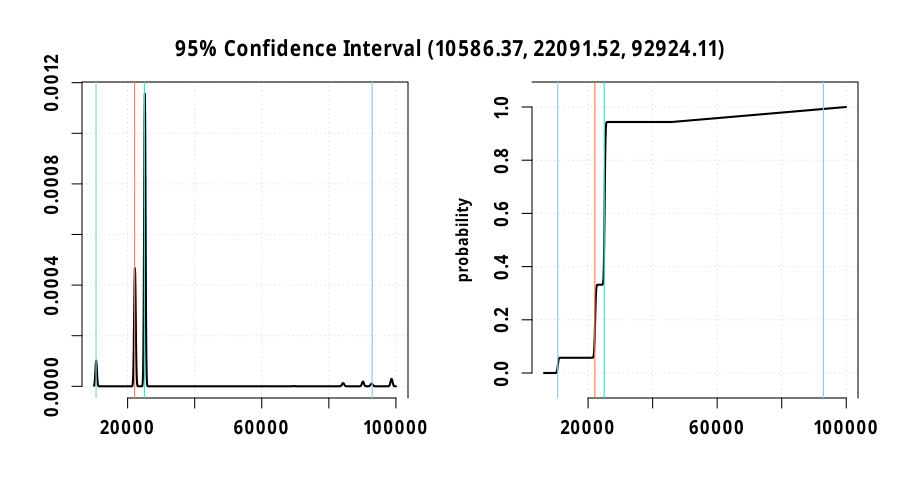

Reproduce this figure in R.
rm(list = ls(all.names = TRUE)) #will clear all objects includes hidden objects.
# load libraries
options("StartupBanner" = "off")
options(scipen = 999)
options(expressions = 500000) #increase the limit on the number of nested expressions that will be evaluated
library("distr")
library("distrEx")
library("rlang") # required for environment functions
library(llvm)
distroptions("WarningArith" = FALSE)
set.seed(100)

# max loop number(less than or equal to)
max_loop <- 100000
restore.energy <- distr::Norm(11024.3, 30) # nj
restore.timing <- distr::Norm(8409.47, 0.01) # us


block.entry <- env(
  name = "entry",
  preds = list(),
  succs = list("if.then", "if.else"),
  energy = "E(classify, entry)",
  timing = "T(classify, entry)",
  insts = list(
    list("sym$\"data.addr\" <- alloca(\"i16\")", "nop", "E(alloca)", "T(alloca)"),
    list("sym$\"result\" <- alloca(\"i16\")", "nop", "E(alloca)", "T(alloca)"),
    list("store(sym$\"data\", sym$\"data.addr\")", "nop", "E(store)", "T(store)"),
    list("store(-1, sym$\"result\")", "nop", "E(store)", "T(store)"),
    list("sym$\"0\" <- load(sym$\"data.addr\")", "nop", "E(load)", "T(load)"),
    list("sym$\"cmp\" <- icmp(slt, sym$\"0\", 21)", "nop", "E(icmp)", "T(icmp)"),
    list("br(if.then, if.else, sym$\"cmp\")", "{if (is(sym$\"0\", \"Distribution\")) sym$\"0\" <- add(sym$\"cmp\", 21)};store(sym$\"0\", sym$\"data.addr\"); ", "E(br)", "T(br)")))

block.if.then <- env(
  name = "if.then",
  preds = list("entry"),
  succs = list("checkpoint.1"),
  energy = "E(classify, if.then)",
  timing = "T(classify, if.then)",
  insts = list(
    list("if(entry) {sym$\"cmp\" <- sym$\"cmp.true\"; {if (is(sym$\"0\", \"Distribution\")) sym$\"0\" <- add(sym$\"cmp\", 21)};store(sym$\"0\", sym$\"data.addr\"); };", "nop", "0", "0"),
    list("sym$\"1\" <- load(sym$\"data.addr\")", "nop", "E(load)", "T(load)"),
    list("store(1, sym$\"result\")", "nop", "E(store)", "T(store)"),
    list("br(checkpoint.1)", "nop", "E(br)", "T(br)")))

block.checkpoint.1 <- env(
  name = "checkpoint.1",
  preds = list("if.then"),
  succs = list("if.end4"),
  energy = "E(classify, checkpoint.1)",
  timing = "T(classify, checkpoint.1)",
  insts = list(
    list("checkpoint()", "nop", "E(call) + distr::Norm(14560, 20)", "T(call) + distr::Norm(8517.05, 0.01)"),
    list("br(if.end4)", "nop", "E(br)", "T(br)")))

block.if.else <- env(
  name = "if.else",
  preds = list("entry"),
  succs = list("if.then2", "if.else3"),
  energy = "E(classify, if.else)",
  timing = "T(classify, if.else)",
  insts = list(
    list("if(entry) {sym$\"cmp\" <- sym$\"cmp.false\"; {if (is(sym$\"0\", \"Distribution\")) sym$\"0\" <- add(sym$\"cmp\", 21)};store(sym$\"0\", sym$\"data.addr\"); };", "nop", "0", "0"),
    list("sym$\"2\" <- load(sym$\"data.addr\")", "nop", "E(load)", "T(load)"),
    list("sym$\"cmp1\" <- icmp(sgt, sym$\"2\", 27)", "nop", "E(icmp)", "T(icmp)"),
    list("br(if.then2, if.else3, sym$\"cmp1\")", "{if (is(sym$\"2\", \"Distribution\")) sym$\"2\" <- add(sym$\"cmp1\", 27)};store(sym$\"2\", sym$\"data.addr\"); ", "E(br)", "T(br)")))

block.if.then2 <- env(
  name = "if.then2",
  preds = list("if.else"),
  succs = list("checkpoint.2"),
  energy = "E(classify, if.then2)",
  timing = "T(classify, if.then2)",
  insts = list(
    list("if(if.else) {sym$\"cmp1\" <- sym$\"cmp1.true\"; {if (is(sym$\"2\", \"Distribution\")) sym$\"2\" <- add(sym$\"cmp1\", 27)};store(sym$\"2\", sym$\"data.addr\"); };", "nop", "0", "0"),
    list("store(0, sym$\"result\")", "nop", "E(store)", "T(store)"),
    list("br(checkpoint.2)", "nop", "E(br)", "T(br)")))

block.checkpoint.2 <- env(
  name = "checkpoint.2",
  preds = list("if.then2"),
  succs = list("if.end"),
  energy = "E(classify, checkpoint.2)",
  timing = "T(classify, checkpoint.2)",
  insts = list(
    list("checkpoint()", "nop", "E(call) + distr::Norm(14560, 20)", "T(call) + distr::Norm(8517.05, 0.01)"),
    list("br(if.end)", "nop", "E(br)", "T(br)")))

block.if.else3 <- env(
  name = "if.else3",
  preds = list("if.else"),
  succs = list("if.end"),
  energy = "E(classify, if.else3)",
  timing = "T(classify, if.else3)",
  insts = list(
    list("if(if.else) {sym$\"cmp1\" <- sym$\"cmp1.false\"; {if (is(sym$\"2\", \"Distribution\")) sym$\"2\" <- add(sym$\"cmp1\", 27)};store(sym$\"2\", sym$\"data.addr\"); };", "nop", "0", "0"),
    list("br(if.end)", "nop", "E(br)", "T(br)")))

block.if.end <- env(
  name = "if.end",
  preds = list("if.else3", "checkpoint.2"),
  succs = list("if.end4"),
  energy = "E(classify, if.end)",
  timing = "T(classify, if.end)",
  insts = list(
    list("br(if.end4)", "nop", "E(br)", "T(br)")))

block.if.end4 <- env(
  name = "if.end4",
  preds = list("if.end", "checkpoint.1"),
  succs = list(),
  energy = "E(classify, if.end4)",
  timing = "T(classify, if.end4)",
  insts = list(
    list("sym$\"3\" <- load(sym$\"result\")", "nop", "E(load)", "T(load)"),
    list("path.return <<- c(path.return, ret(sym$\"3\")); if.end4 <- TRUE; if.end <- FALSE; checkpoint.1 <- FALSE", "nop", "E(ret)", "T(ret)")))

preds <- list(list(), list(block.entry), list(block.if.then), list(block.entry), list(block.if.else), list(block.if.then2), list(block.if.else), list(block.if.else3, block.checkpoint.2), list(block.if.end, block.checkpoint.1))
names(preds) <- c(block.entry$name, block.if.then$name, block.checkpoint.1$name, block.if.else$name, block.if.then2$name, block.checkpoint.2$name, block.if.else3$name, block.if.end$name, block.if.end4$name)

succs <- list(list(block.if.then, block.if.else), list(block.checkpoint.1), list(block.if.end4), list(block.if.then2, block.if.else3), list(block.checkpoint.2), list(block.if.end), list(block.if.end), list(block.if.end4), list())
names(succs) <- c(block.entry$name, block.if.then$name, block.checkpoint.1$name, block.if.else$name, block.if.then2$name, block.checkpoint.2$name, block.if.else3$name, block.if.end$name, block.if.end4$name)

edge_global <- as.list(rep(0, 10))
edge_local <- as.list(rep(0, 10))
edge_visited <- as.list(rep(0, 10))
names(edge_global) <- c("entry#if.then", "entry#if.else", "if.then#checkpoint.1", "checkpoint.1#if.end4", "if.else#if.then2", "if.else#if.else3", "if.then2#checkpoint.2", "checkpoint.2#if.end", "if.else3#if.end", "if.end#if.end4")
names(edge_local) <- c("entry#if.then", "entry#if.else", "if.then#checkpoint.1", "checkpoint.1#if.end4", "if.else#if.then2", "if.else#if.else3", "if.then2#checkpoint.2", "checkpoint.2#if.end", "if.else3#if.end", "if.end#if.end4")
names(edge_visited) <- c("entry#if.then", "entry#if.else", "if.then#checkpoint.1", "checkpoint.1#if.end4", "if.else#if.then2", "if.else#if.else3", "if.then2#checkpoint.2", "checkpoint.2#if.end", "if.else3#if.end", "if.end#if.end4")

freq <- as.list(rep("0", 9))
names(freq) <- c(block.entry$name, block.if.then$name, block.checkpoint.1$name, block.if.else$name, block.if.then2$name, block.checkpoint.2$name, block.if.else3$name, block.if.end$name, block.if.end4$name)

visited <- as.list(rep(0, 9))
names(visited) <- c(block.entry$name, block.if.then$name, block.checkpoint.1$name, block.if.else$name, block.if.then2$name, block.checkpoint.2$name, block.if.else3$name, block.if.end$name, block.if.end4$name)

color <- as.list(rep("white", 9))
names(color) <- c(block.entry$name, block.if.then$name, block.checkpoint.1$name, block.if.else$name, block.if.then2$name, block.checkpoint.2$name, block.if.else3$name, block.if.end$name, block.if.end4$name)

total_visit <- as.list(rep(0, 9))
names(total_visit) <- c(block.entry$name, block.if.then$name, block.checkpoint.1$name, block.if.else$name, block.if.then2$name, block.checkpoint.2$name, block.if.else3$name, block.if.end$name, block.if.end4$name)

.function <- list(
  name = "classify",
  formals = list("sym$\"data\" <- Mixing(Binom(40, 0.4), 15 + Binom(30, 0.6), mixCoeff = c(0.7, 0.3))"),
  initials = list("entry <- FALSE; if.then <- FALSE; checkpoint.1 <- FALSE; if.else <- FALSE; if.then2 <- FALSE; checkpoint.2 <- FALSE; if.else3 <- FALSE; if.end <- FALSE; if.end4 <- FALSE"),
  globals = list(),
  types = list(),
  blocks = list(block.entry, block.if.then, block.checkpoint.1, block.if.else, block.if.then2, block.checkpoint.2, block.if.else3, block.if.end, block.if.end4))

# Capacitor Thresholds
min_cap <- 2601000 #nj
max_cap <- 3906250 #nj

# 1 mF capacitance 40 cm distance profile
harvesting_time <- 40000 # us

# Create output file
profile <- paste0(".output/", .function$name, ".profile")
file.create(profile, showWarnings = FALSE, recursive = TRUE)

clone <- function(env) {
  newenv <- rlang::env_clone(env)
  newenv$stack <- rlang::env_clone(env$stack)
  newenv$heap <- rlang::env_clone(env$heap)
  newenv$global <- rlang::env_clone(env$global)
  newenv$nv <- rlang::env_clone(env$nv)
  newenv$sym <- rlang::env_clone(env$sym)
  newenv$typ <- rlang::env_clone(env$typ)
  newenv$memptrs <- rlang::env_clone(env$memptrs)
  return(newenv)
}

library("dequer") # required for an efficient implementation of stack

DFS <- function(prev, v, path, prob, visited, edge_visited, env, t, e, p) {
  nodes <- stack()
  dequer::push(nodes, list(prev, v, path, prob, visited, edge_visited, env, t, e, p))
  while (length(nodes)) {
    node <- dequer::pop(nodes)
    prev <- node[[1]]; v <- node[[2]]; path <- node[[3]]; prob <- node[[4]];
    visited <- node[[5]]; edge_visited <- node[[6]]; env <- node[[7]]; t <- node[[8]]; p <- node[[10]]
    #  mark v visited
    visited[[v$name]] <- visited[[v$name]] + 1
    color[v$name] <<- "gray"
    # add blockname to the path
    path <- paste0(path, "%", v$name)
    # initialize current block
    .block <<- v
    cat(v$name, "\n")
    # eval path probability
    if (length(prev)) {
      expr <- paste0(prev$name, "_", v$name)
      value <- eval(parse(text = expr), envir = env)
      out <- paste0(prev$name, "#", v$name)
      edge_visited[[out]] <- edge_visited[[out]] + 1
      # print(paste0(out, " = ", value))
      prob <- paste0(prob, "*", value)
      p <- p * value
    }
    # add block timing to total timing
    t <- t + eval(parse(text = v$timing), envir = env)
    e <- e + eval(parse(text = v$energy), envir = env)
    # execute block's instructions
    for (inst in v$insts) {
      if (substr(inst[1], 1, 6) == "memcpy") {
        e <- e + eval(parse(text = inst[3]), envir = env)
        t <- t + eval(parse(text = inst[4]), envir = env)
      }
      eval(parse(text = inst[1]), envir = env)
    }
    # for each successor v' of v { fs
    for (i in seq_along(succs[[v$name]])) {
      # if v' not yet visited and prob is greater than 0 {
      if (length(succs[[v$name]][[i]])) {
        expr <- paste0(v$name, "_", succs[[v$name]][[i]]$name)
        value <- eval(parse(text = expr), envir = env)
        if (value > 0 && all(visited <= max_loop)) {
          # if (i == 1) clone <- env # to be more efficient
          # else
          clone_env <- clone(env) # don't create unnecessary envs.
          dequer::push(nodes, list(v, succs[[v$name]][[i]], path, prob, visited, edge_visited, clone_env, t, e, p))
        }
      }
    }
    #
    if (!length(succs[[v$name]])) {
      color[v$name] <<- "black"
      #p <- eval(parse(text = prob), envir = env)
      path.prob <<- c(path.prob, p) # TODO: is rounding good here?
      if (is.numeric(t)) t <- distr::DiscreteDistribution(t)
      path.timing <<- c(path.timing, t)
      line <- paste0(path, ":", prob, "=", p)
      write(line, file = profile, append = TRUE)
      for (i in seq_along(visited)) {
        if (visited[[i]] != 0) {
          # collect frequency as percentage
          freq[names(visited)[i]] <<- paste0(freq[names(visited)[i]], "+", p)
          total_visit[[names(visited)[i]]] <<- total_visit[[names(visited)[i]]] + visited[[i]]
        }
      }
      for (i in seq_along(edge_visited)) {
        if (edge_visited[[i]] != 0) {
          edge_global[i] <<- paste0(edge_global[i], "+", p)
          edge_local[[i]] <<- edge_local[[i]] + edge_visited[[i]]
        }
      }
    }
  }
}

path.return <- vector()
path.prob <- vector()
path.energy <- vector()
path.timing <- vector()

.block <- env()
env <- env()
source(".output/meta.R", local = env)
source(".output/model.conf.R", local = env)
# eval function parameters
eval(parse(text = .function$types), envir = env)
eval(parse(text = .function$globals), envir = env)
eval(parse(text = .function$formals), envir = env)
eval(parse(text = .function$initials), envir = env)
# run the machine
initial_t <- 0
initial_e <- 0
system.time(DFS(list(), .function$blocks[[1]], "", "1", visited, edge_visited, env, initial_t, initial_e, 1))

prob_global_file <- paste0(".output/", .function$name, ".global.prob")
file.create(prob_global_file, showWarnings = FALSE, recursive = TRUE)
for (i in seq_along(edge_global)) {
  p <- eval(parse(text = edge_global[i]))
  line <- paste0(names(edge_global)[i], ": [", edge_local[[i]], "] = ", p)
  write(line, file = prob_global_file, append = TRUE)
  #print(line)
}

prob_local_file <- paste0(".output/", .function$name, ".local.prob")
file.create(prob_local_file, showWarnings = FALSE, recursive = TRUE)
for (i in seq_along(edge_local)) {
  edge_name <- names(edge_local)[i] # edge's name
  block <- unlist(strsplit(edge_name, "#"))[1] # block's name
  if (total_visit[[block]] != 0)
    p <- edge_local[[i]] / total_visit[[block]]
  else
    p <- edge_local[[i]]
  line <- paste0(edge_name, ": [", edge_local[i], "] = ", p)
  write(line, file = prob_local_file, append = TRUE)
  #print(line)
}

freq_file <- paste0(".output/", .function$name, ".freq")
file.create(freq_file, showWarnings = FALSE, recursive = TRUE)
for (i in seq_along(freq)) {
  f <- eval(parse(text = freq[i]))
  line <- paste0(names(freq)[i], ": [", total_visit[[i]], "] = ", f)
  write(line, file = freq_file, append = TRUE)
  #print(line)
}

#for (i in seq_along(color)) {
#  print(paste0(names(color)[i], " = ", color[i]))
#}
# return plot
opar <- par()
path.return.mixture <- distr::UnivarMixingDistribution(Dlist = path.return, mixCoeff = path.prob)
returnPlot <- paste0(".dots/return/", .function$name, ".svg")
dir.create(dirname(returnPlot), showWarnings = FALSE, recursive = TRUE)
svg(returnPlot, width = 10.5, height = 3.5)
plot(path.return.mixture, to.draw.arg = c("d", "p", "q"), bty = "7",
     panel.first = grid(lwd = 1), lwd = 1, vertical = FALSE,
     col.points = c("red", "black"), cex.points = 1.8,
     inner = list(
       paste("Probability Function of", .function$name),
       paste("CDF of", .function$name),
       paste("Quantile Function of", .function$name)),
)
suppressWarnings(par(opar))
dev.off()
browseURL(paste0('file://', file.path(getwd(), returnPlot)))

# timing plot
opar <- par()
path.timing.mixture <- distr::UnivarMixingDistribution(Dlist = path.timing, mixCoeff = path.prob)
q1 <- distr::q(path.timing.mixture)(.025)
mn <- distrEx::E(path.timing.mixture)
md <- distrEx::median(path.timing.mixture)
q2 <- distr::q(path.timing.mixture)(.975)
rnd <- round(c(q1, mn, q2), 2)
lab <- paste0("95% Confidence Interval (", rnd[1], ", ", rnd[2], ", ", rnd[3], ")")
timingPlot <- paste0(".dots/timing/", .function$name, ".svg")
dir.create(dirname(timingPlot), showWarnings = FALSE, recursive = TRUE)
svg(timingPlot, width = 10.5, height = 3.5)
par(mfrow = c(1, 3))
plot(path.timing.mixture, mfColRow = FALSE, to.draw.arg = "d", bty = "7",
     panel.first = grid(lwd = 1), lwd = 1, vertical = FALSE,
     col.points = c("red", "black"), cex.points = 1.8,
     inner = list(paste("Probability Function Of", .function$name)))
abline(v = c(q1, md, mn, q2), col = c("skyblue", "turquoise", "coral", "skyblue"))
plot(path.timing.mixture, mfColRow = FALSE, to.draw.arg = "p", bty = "7",
     panel.first = grid(lwd = 1), lwd = 1, vertical = FALSE,
     col.points = c("red", "black"), cex.points = 1.8, xlab = "",
     inner = list(paste("CDF of", .function$name)))
title(xlab = lab)
abline(v = c(q1, md, mn, q2), col = c("skyblue", "turquoise", "coral", "skyblue"))
plot(path.timing.mixture, mfColRow = FALSE, to.draw.arg = "q", bty = "7",
     panel.first = grid(lwd = 1), lwd = 1, vertical = FALSE,
     col.points = c("red", "black"), cex.points = 1.8,
     inner = list(paste("Quantile Function of", .function$name)))
abline(h = c(q1, md, mn, q2), col = c("skyblue", "turquoise", "coral", "skyblue"))
suppressWarnings(par(opar))
dev.off()
browseURL(paste0('file://', file.path(getwd(), timingPlot)))

cat("\nTime @ 1 MHz (us)")
cat("\nName ", "Mean", "Sd")
cat("\n", .function$name, distrEx::E(path.timing.mixture), distrEx::sd(path.timing.mixture))

isCheckpoint <- function(block) {
  for (i in block$insts) {
    if (i[[1]] == "checkpoint()") {
      return(TRUE)
    }
  }
  return(FALSE)
}

path.timing.mixture <- 0

intermittent_analysis <- function() {
  restore.timing <- restore.timing + harvesting_time
  file <- readLines(profile)
  tt <- vector()
  pp <- vector()
  pf_path_counter <- 0
  for (i in seq_along(file)) {
    init_cap <- distr::Unif(min_cap, max_cap)
    path <- strsplit(file[i], ":")[[1]][[1]]
    # prob in the file
    prob <- as.double(strsplit(file[i], "=")[[1]][[2]])
    # blocks of the path
    blocks <- strsplit(path, "%")[[1]]
    blocks <- blocks[2:length(blocks)]
    cp_path_total_timing <- 0
    paths <- list(list("cap" = init_cap, "total_timing" = 0, "timing" = vector(), "energy" = 0, "pf_prob" = 1, "nopf_prob" = 1, "has_pf_path" = FALSE)) # "cap" = init_cap - checkpoint.energy,
    for (j in seq_along(blocks)) {
      cat(j, " ", blocks[[j]], "\n")
      block <- eval(parse(text = paste0("block.", blocks[[j]])))
      block_energy <- eval(parse(text = block$energy), envir = env)
      block_timing <- eval(parse(text = block$timing), envir = env)
      if (isCheckpoint(block) && j != 1) {
        cat("CHECKPOINT\n")
        # cp_path_total_timing <- cp_path_total_timing + checkpoint.timing
        for (c in seq_along(paths)) {
          if (paths[[c]]$nopf_prob == 0) {
            next
          }
          # for main path (without power failures path)
          if (length(paths[[c]]$timing) == 0) {
            paths[[c]]$timing <- cp_path_total_timing
            paths[[c]]$total_timing <- paths[[c]]$total_timing + paths[[c]]$timing
          }else {
            # add cp to cp total timing to timing vector for example power failure path
            paths[[c]]$timing <- lapply(paths[[c]]$timing, function(x) x + cp_path_total_timing)
            #TODO: normalize the pf_probs
            # sum all probs for coef
            totalpf <- sum(paths[[c]]$pf_prob)
            # calculate coef for all blocks
            coef <- 1 / totalpf
            # multiply all block power failure prob with coef
            paths[[c]]$pf_prob <- paths[[c]]$pf_prob * coef
            # mix cp to cp path timing totals
            path.timing.mixture <- distr::UnivarMixingDistribution(Dlist = paths[[c]]$timing, mixCoeff = paths[[c]]$pf_prob)
            paths[[c]]$total_timing <- paths[[c]]$total_timing + path.timing.mixture
          }
          # init cp to cp timing and prob vector
          paths[[c]]$timing <- vector()
          paths[[c]]$pf_prob <- vector()
          # paths[[c]]$cap <- paths[[c]]$cap - checkpoint.energy
        }
        cp_path_total_timing <- 0
      }
      cp_path_total_timing <- cp_path_total_timing + block_timing
      for (p in seq_along(paths)) {
        if (paths[[p]]$nopf_prob == 0) {
          next
        }
        # current vertex' energy subtract from the  current capacitor total energy
        paths[[p]]$cap <- paths[[p]]$cap - block_energy
        # probability of cur_cap < min_cap so power failure prob
        pf_prob <- round(distr::p(paths[[p]]$cap)(min_cap), 3)
        # 1 - power failure prob = no power failure path (main path) prob
        paths[[p]]$nopf_prob <- round(paths[[p]]$nopf_prob * (1 - pf_prob), 3)
        # if power failure probability > 0
        if (pf_prob > 0) {
          if (!paths[[p]]$has_pf_path) {
            pf_path_counter <- pf_path_counter + 1
            paths[[p]]$has_pf_path <- TRUE
            # harvesting time in restore timing
            pf_timing <- paths[[p]]$total_timing + restore.timing
            cap_init <- max_cap - restore.energy
            timing <- append(vector(), cp_path_total_timing)
            # add new power failure path to path list with initial values
            paths <- append(paths, list(list("cap" = cap_init, "total_timing" = pf_timing, "timing" = timing, "energy" = vector(), "pf_prob" = pf_prob, "nopf_prob" = 1, "has_pf_path" = FALSE)))
          }else {
            pf_path_counter <- pf_path_counter + 1
            paths[[p + 1]]$timing <- append(paths[[p + 1]]$timing, cp_path_total_timing)
            paths[[p + 1]]$pf_prob <- append(paths[[p + 1]]$pf_prob, pf_prob)
          }
        }
      }
    }
    timing_vec <- vector()
    prob_vec <- vector()
    for (c in seq_along(paths)) {
      # if timing is empty, need to append local total because you cant add to empty vector
      if (length(paths[[c]]$timing) == 0) {
        paths[[c]]$timing <- append(paths[[c]]$timing, cp_path_total_timing)
      }else {
        paths[[c]]$timing <- lapply(paths[[c]]$timing, function(x) x + cp_path_total_timing)
      }
      if (length(paths[[c]]$timing) > 1) {
        #TODO: normalize the pf_probs
        # sum all probs for coef
        totalpf <- sum(paths[[c]]$pf_prob)
        # calculate coef for all blocks
        coef <- 1 / totalpf
        # multiply all block power failure prob with coef
        paths[[c]]$pf_prob <- paths[[c]]$pf_prob * coef
        # mix cp to cp path timing totals
        path.timing.mixture <- distr::UnivarMixingDistribution(Dlist = paths[[c]]$timing, mixCoeff = paths[[c]]$pf_prob)
        paths[[c]]$total_timing <- paths[[c]]$total_timing + path.timing.mixture
      }
      else {
        paths[[c]]$total_timing <- paths[[c]]$total_timing + paths[[c]]$timing[[1]]
      }
      if (c > 1) {
        # this paths probability is previous paths (1 - no power failure path prob)
        paths[[c]]$nopf_prob <- paths[[c]]$nopf_prob * (1 - paths[[c - 1]]$nopf_prob)
        timing_vec <- c(timing_vec, paths[[c]]$total_timing)
        prob_vec <- c(prob_vec, paths[[c]]$nopf_prob)
      }else {
        timing_vec <- c(timing_vec, paths[[c]]$total_timing)
        prob_vec <- c(prob_vec, paths[[c]]$nopf_prob)
      }
    }
    while (!is.na(match(0, prob_vec))) {
      i <- match(0, prob_vec)
      prob_vec <- prob_vec[-i]
      timing_vec <- timing_vec[-i]
    }
    path.timing.mixture <- distr::UnivarMixingDistribution(Dlist = timing_vec, mixCoeff = prob_vec)
    tt <- c(tt, path.timing.mixture)
    pp <- c(pp, prob)
  }
  cat("PF PATH COUNT: ", pf_path_counter, "\n")
  path.timing.mixture <<- distr::UnivarMixingDistribution(Dlist = tt, mixCoeff = pp)
}

system.time(intermittent_analysis())
opar <- par()
q1 <- distr::q(path.timing.mixture)(.025)
mn <- distrEx::E(path.timing.mixture)
md <- distrEx::median(path.timing.mixture)
q2 <- distr::q(path.timing.mixture)(.975)
rnd <- round(c(q1, mn, q2), 2)
lab <- paste0("95% Confidence Interval (", rnd[1], ", ", rnd[2], ", ", rnd[3], ")")
################################################
timingPlot <- paste0("Plots/", .function$name, ".intermittent.5mF.1MHz.Variant3.pdf")
dir.create(dirname(timingPlot), showWarnings = FALSE, recursive = TRUE)
# systemfonts::match_font("Fira Sans", bold = TRUE)
extrafont::loadfonts()
pdf(timingPlot, width = 9, height = 5, family = "Fira Sans")
par(mfrow = c(1, 2))
plot(path.timing.mixture, font = 2, font.lab = 2, font.main = 2, cex = 1.1, fontfamily = "Fira Sans", mfColRow = FALSE, to.draw.arg = "d", bty = "7",
     panel.first = grid(lwd = 1.1), lwd = 2, vertical = FALSE, xlab = "", cex.axis = 1.2,
     col.points = c("red", "black"), cex.points = 1.8, ylab = "", inner = "", xlim = c(10000, 100000)
     # inner = list(paste("Probability Function Of", .function$name))
)
abline(v = c(q1, md, mn, q2), lwd = 1.1, col = c("skyblue", "turquoise", "coral", "skyblue"))
plot(path.timing.mixture, font = 2, font.lab = 2, font.main = 2, cex = 1.1, fontfamily = "Fira Sans", mfColRow = FALSE, to.draw.arg = "p", bty = "7",
     panel.first = grid(lwd = 1.1), lwd = 2, vertical = FALSE, inner = "", cex.axis = 1.2,
     col.points = c("red", "black"), cex.points = 1.8, xlab = "", ylab = "probability",
     # inner = list(paste("CDF of", .function$name))
)
abline(v = c(q1, md, mn, q2), lwd = 1.1, col = c("skyblue", "turquoise", "coral", "skyblue"))
# title(xlab = lab, font = 2, font.lab = 2, font.main = 2, family = "Fira Sans", cex.lab = 1.1)
mtext(lab, side = 3, line = -3, outer = TRUE, font = 2, font.lab = 2, font.main = 2, family = "Fira Sans", cex = 1.3)
# plot(path.timing.mixture, font = 2, font.lab = 2, font.main = 2, mfColRow = FALSE, to.draw.arg = "q", bty = "7",
#      panel.first = grid(lwd = 1.1), lwd = 2, vertical = FALSE,
#      col.points = c("red", "black"), cex.points = 1.8, inner = "", #ylab = "")
# )
abline(h = c(q1, md, mn, q2), lwd = 1.1, col = c("skyblue", "turquoise", "coral", "skyblue"))
suppressWarnings(par(opar))
dev.off()
# browseURL(paste0('file://', file.path(getwd(), timingPlot)))
################################################
cat("\nTime @ 1 MHz (us)")
cat("\nName ", "Mean", "Sd")
cat("\n", .function$name, distr::mean(path.timing.mixture), distrEx::sd(path.timing.mixture))
cat("\n")
distr::p(path.timing.mixture)(20000)
cat("\n")
distr::p(path.timing.mixture)(40000)

cat("95\n")
round(distr::q(path.timing.mixture)(.025) * 0.001, 1)
cat("\n")
round(distr::q(path.timing.mixture)(.975) * 0.001, 1)
cat("90\n")
round(distr::q(path.timing.mixture)(.05) * 0.001, 1)
cat("\n")
round(distr::q(path.timing.mixture)(.95) * 0.001, 1)
cat("80\n")
round(distr::q(path.timing.mixture)(.1) * 0.001, 1)
cat("\n")
round(distr::q(path.timing.mixture)(.9) * 0.001, 1)
